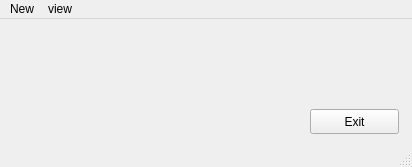
<?xml version="1.0" encoding="UTF-8"?>
<ui version="4.0">
 <class>MainWindow</class>
 <widget class="QMainWindow" name="MainWindow">
  <property name="geometry">
   <rect>
    <x>0</x>
    <y>0</y>
    <width>412</width>
    <height>167</height>
   </rect>
  </property>
  <property name="windowTitle">
   <string>MainWindow</string>
  </property>
  <widget class="QWidget" name="centralwidget">
   <widget class="QPushButton" name="pushButton_2">
    <property name="geometry">
     <rect>
      <x>310</x>
      <y>90</y>
      <width>89</width>
      <height>25</height>
     </rect>
    </property>
    <property name="text">
     <string>Exit</string>
    </property>
   </widget>
  </widget>
  <widget class="QMenuBar" name="menubar">
   <property name="geometry">
    <rect>
     <x>0</x>
     <y>0</y>
     <width>412</width>
     <height>22</height>
    </rect>
   </property>
   <widget class="QMenu" name="menuNew">
    <property name="title">
     <string>New</string>
    </property>
    <addaction name="actionnewPatient"/>
    <addaction name="actionnewDoctor"/>
    <addaction name="actionnewIcu"/>
    <addaction name="actionnewPrescription"/>
   </widget>
   <widget class="QMenu" name="menuview">
    <property name="title">
     <string>view</string>
    </property>
    <addaction name="actionpatients"/>
    <addaction name="actiondoctors"/>
    <addaction name="actionicus"/>
    <addaction name="actionprescriptions"/>
   </widget>
   <addaction name="menuNew"/>
   <addaction name="menuview"/>
  </widget>
  <widget class="QStatusBar" name="statusbar"/>
  <action name="actionnewPatient">
   <property name="text">
    <string>newPatient</string>
   </property>
  </action>
  <action name="actionnewDoctor">
   <property name="text">
    <string>newDoctor</string>
   </property>
  </action>
  <action name="actionnewIcu">
   <property name="text">
    <string>newIcu</string>
   </property>
  </action>
  <action name="actionnewPrescription">
   <property name="text">
    <string>newPrescription</string>
   </property>
  </action>
  <action name="actionpatients">
   <property name="text">
    <string>patients</string>
   </property>
  </action>
  <action name="actiondoctors">
   <property name="text">
    <string>doctors</string>
   </property>
  </action>
  <action name="actionicus">
   <property name="text">
    <string>icus</string>
   </property>
  </action>
  <action name="actionprescriptions">
   <property name="text">
    <string>prescriptions</string>
   </property>
  </action>
 </widget>
 <resources/>
 <connections>
  <connection>
   <sender>pushButton_2</sender>
   <signal>clicked()</signal>
   <receiver>MainWindow</receiver>
   <slot>close()</slot>
   <hints>
    <hint type="sourcelabel">
     <x>717</x>
     <y>547</y>
    </hint>
    <hint type="destinationlabel">
     <x>689</x>
     <y>492</y>
    </hint>
   </hints>
  </connection>
 </connections>
</ui>
